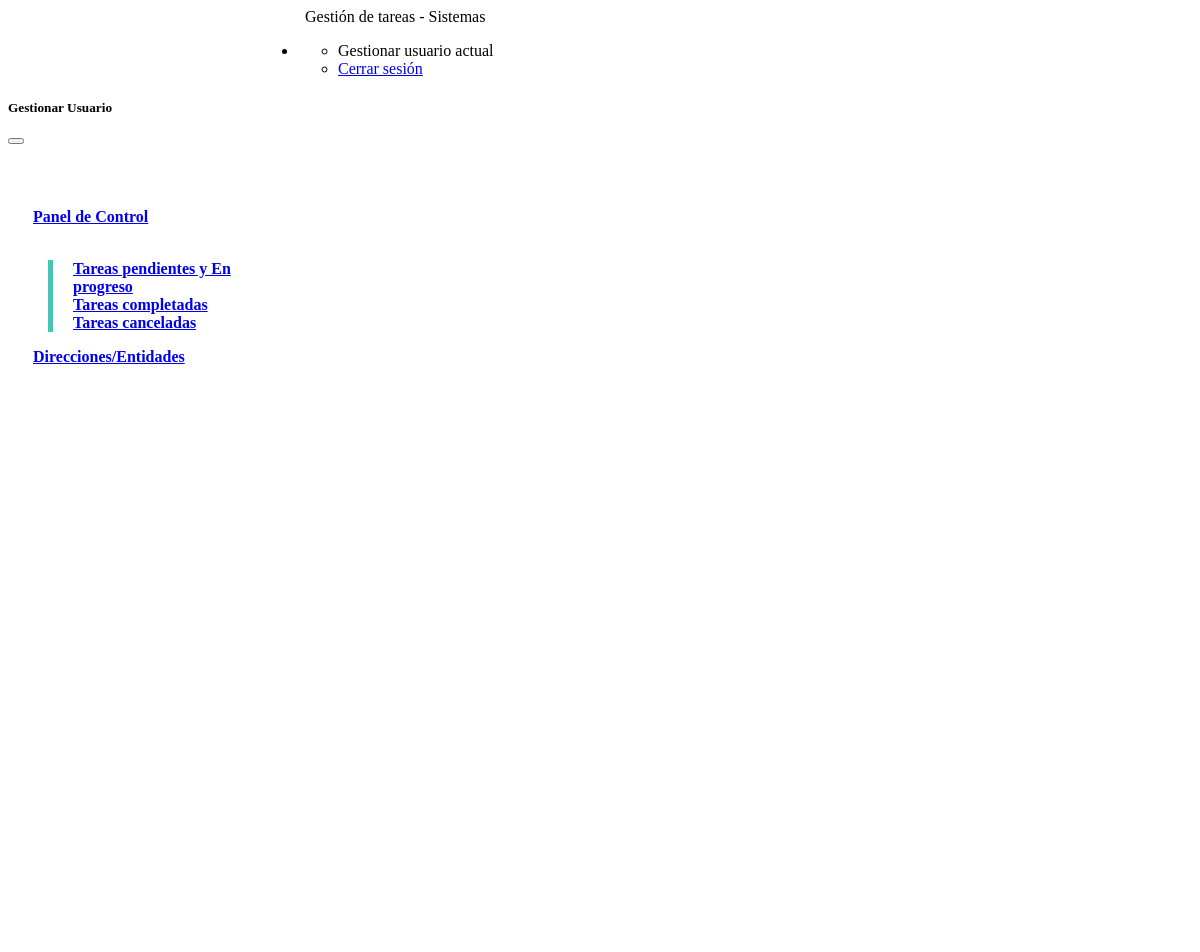
Page /vista/headerNav.php on the earlier database version.
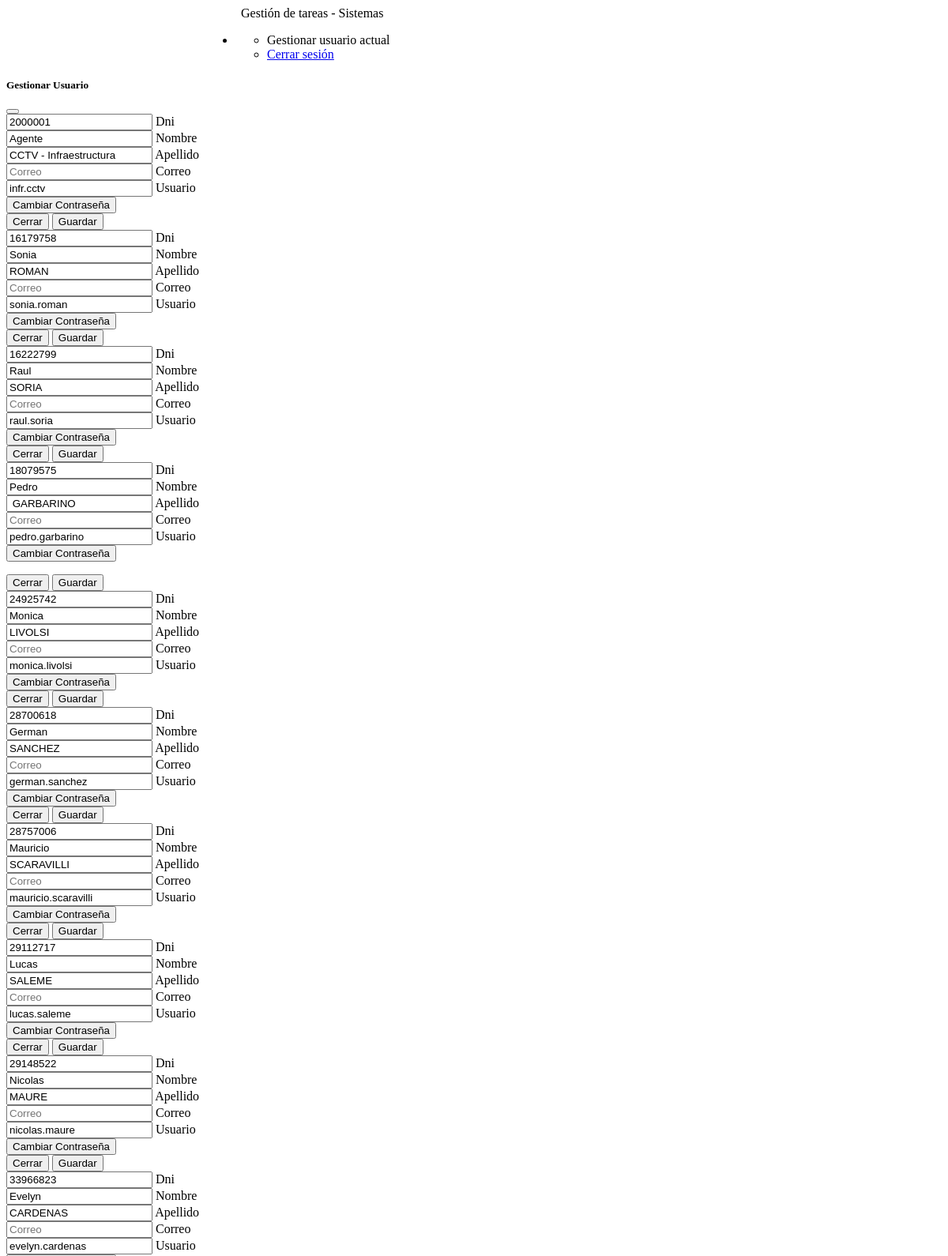
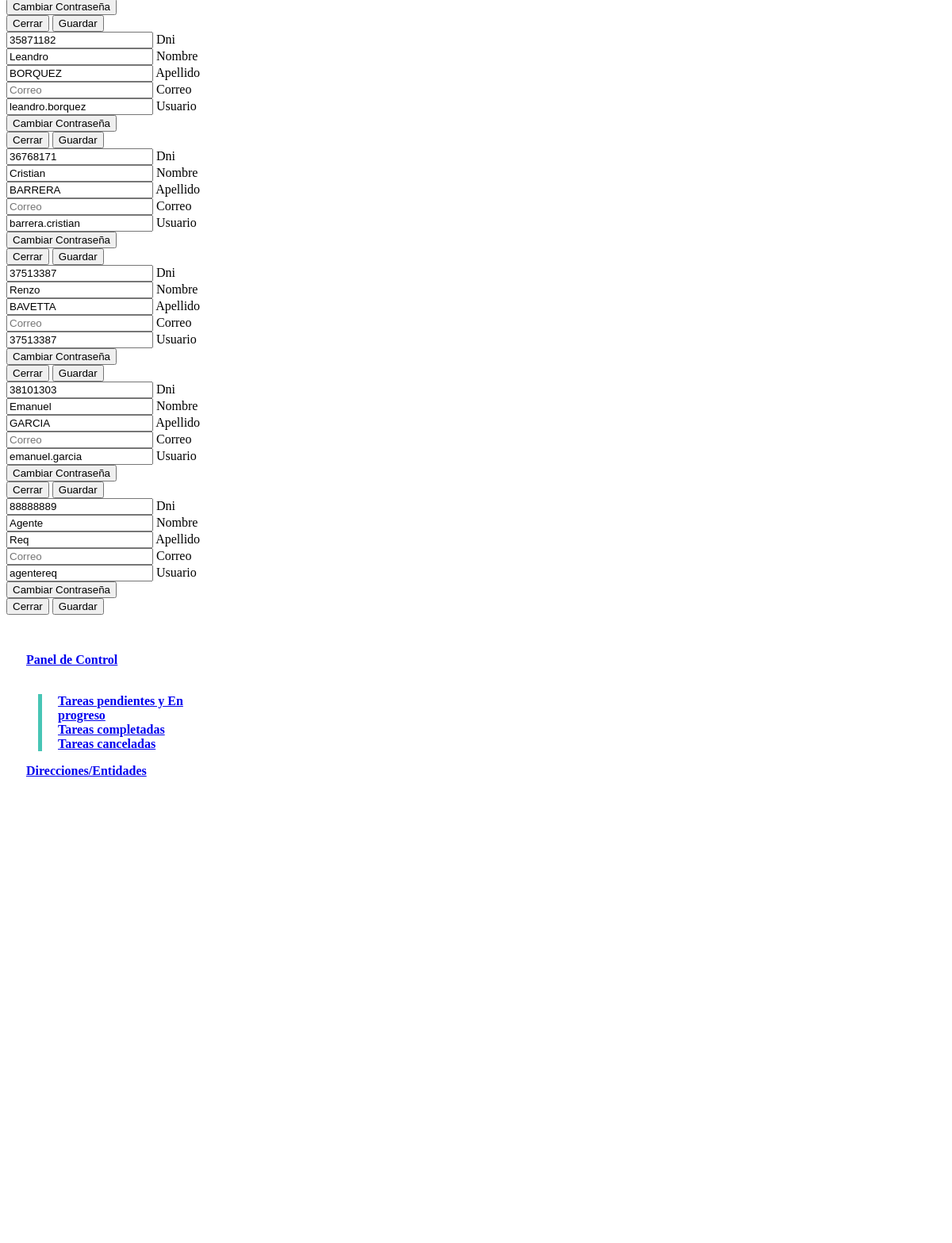
Same page on the later database version (2 pictures, top to bottom).
### tables this page shows
CREATE TABLE `usuario` (
  `dni` int(11) NOT NULL,
  `nombre` varchar(45) DEFAULT NULL,
  `apellido` varchar(45) DEFAULT NULL,
  `correo` varchar(45) DEFAULT NULL,
  `usuario` varchar(45) DEFAULT NULL,
  `contraseña` varchar(200) DEFAULT NULL,
  `idRol2` int(11) DEFAULT NULL,
  `motivoBaja` varchar(500) DEFAULT NULL,
  `ultimoAcceso` datetime DEFAULT NULL
);

### modelo/m_consultas.php (called while the page is built, shortened)
<?php
class Consultas extends Conexion
{
    public function listarDatosPersonales($usuario)
    {
        try {
            $link = parent::conexionBD();
            $sql = "SELECT * FROM usuario WHERE usuario = '$usuario' OR correo = '$usuario'";
            $result = mysqli_query($link, $sql);
            $i = 0;
            while ($row = mysqli_fetch_row($result)) {
                $datosPersonales[$i] = $row;
                $i++;
            }
        } catch (Exception $e) {
            $e->getMessage();
        }
        return $datosPersonales;
    }
}

### vista/headerNav.php (the view, shortened to what this page needs)
<nav id="navHeader" class="navbar navbar-expand-lg navbar-dark bg-dark fixed-top header">
    <div class="container-fluid">
        <div id="buttonText">
            <button id="iconToggle" type="button">
                <span class="navbar-toggler-icon"></span>
            </button>
            <a class="navbar-brand" style="margin-left: 5px;">Gestión de tareas - Sistemas</a>
        </div>
        <ul class="navbar-nav settingsUser">
            <li class="nav-item dropdown">
                <ul class="dropdown-menu dropdown-menu-dark dropdown-menu-end" aria-labelledby="navbarDarkDropdownMenuLink">
                    <li><a class="dropdown-item" type="button" data-bs-toggle="modal" data-bs-target="#exampleModal">Gestionar usuario actual</a></li>
                    <li><a class="dropdown-item" href="logout.php">Cerrar sesión</a></li>
                </ul>
            </li>
        </ul>
    </div>
</nav>
<div class="modal fade" id="exampleModal" tabindex="-1" aria-labelledby="exampleModalLabel" aria-hidden="true">
    <form action="../controlador/c_editarUsuario.php" method="post">
        <div class="modal-dialog">
            <div class="modal-content">
                <div class="modal-header">
                    <h5 class="modal-title" id="exampleModalLabel">Gestionar Usuario</h5>
                    <button type="button" class="btn-close" data-bs-dismiss="modal" aria-label="Close"></button>
                </div>
                <div class="modal-body">
                    <?php
                    require_once('../modelo/m_consultas.php');
                    $co = new Consultas();
                    $datosPersonales = $co->listarDatosPersonales($_SESSION['username']);
                    foreach ($datosPersonales as $row) {
                    ?>
                        <div class="form-floating mb-3 input">
                            <input type="number" name="dni" class="form-control" value="<?php echo $row[0]; ?>" id="floatingInput" placeholder="Dni" readonly>
                            <label for="floatingInput">Dni</label>
                        </div>
                        <div class="form-floating mb-3 input">
                            <input type="text" name="nombre" class="form-control" value="<?php echo $row[1]; ?>" id="floatingInput" placeholder="Nombre">
                            <label for="floatingInput">Nombre</label>
                        </div>
                        <div class="form-floating mb-3 input">
                            <input type="text" name="apellido" class="form-control" value="<?php echo $row[2]; ?>" id="floatingInput" placeholder="Apellido">
                            <label for="floatingInput">Apellido</label>
                        </div>
                        <div class="form-floating mb-3 input">
                            <input type="email" name="correo" class="form-control" value="<?php echo $row[3]; ?>" id="floatingInput" placeholder="Correo">
                            <label for="floatingInput">Correo</label>
                        </div>
                        <div class="form-floating mb-3 input">
                            <input type="text" name="user" class="form-control" value="<?php echo $row[4]; ?>" id="floatingInput" placeholder="Usuario">
                            <label for="floatingInput">Usuario</label>
                        </div>
                        <button type="button" id="btnCambiarPass" class="btn btn-warning">Cambiar Contraseña</button>
                </div>
                <div class="modal-footer">
                    <button type="button" class="btn btn-secondary" data-bs-dismiss="modal">Cerrar</button>
                    <button type="submit" class="btn btn-primary">Guardar</button>
                </div>
            <?php
                    }
            ?>
            </div>
        </div>
    </form>
</div>
<nav id="navSidebar" class="navbar-dark bg-dark fixed-top sidebar" style="display: flex; flex-direction: column; justify-content: space-between;">
    <div id="sidebarSuperior">
        <div id="txtRol">
            <span class="fs-4 titlePage">Reclamos</span>
        </div>
        <div class="navbar-nav bg-dark">
            <a class="nav-link" aria-current="page" href="inicio.php"><i class="bi bi-gear"></i>Panel de Control</a>
            <a class="nav-link" role="button" id="menuTarea" aria-current="page" style="display: flex; justify-content: space-between; align-items: center;">
                <div id="textItem">
                    <i class="bi bi-list-check"></i>
                    <span style="margin-left: -5px;">
                    </span>
                </div>
            </a>
            <ul class="navbar-nav" id="desplegarMenuTarea">
                <li class="nav-item">
                    <a class="nav-link" aria-current="page" href="index.php?accion=listarTareas&listado=actual">Tareas pendientes y En progreso</a>
                </li>
                <li class="nav-item">
                    <a class="nav-link" aria-current="page" href="index.php?accion=listarTareas&listado=completadas">Tareas completadas</a>
                </li>
                <li class="nav-item">
                    <a class="nav-link" aria-current="page" href="index.php?accion=listarTareas&listado=canceladas">Tareas canceladas</a>
                </li>
            </ul>
            <a class="nav-link" aria-current="page" href="index.php?accion=listarAreas"><i class="bi bi-list-ul"></i>Direcciones/Entidades</a>
        </div>
    </div>
    <div id="sidebarInferior">
        <p class="fs-6 fw-bold text-center">
        </p>
    </div>
</nav>

### vista/headerNav.php (style rules this page uses)
.header { margin-left: 250px; transition: 0.2s all; }
#buttonText { display: flex; align-items: center; }
#buttonText span { padding: 15px; }
#buttonText button { color: white; border-radius: 5px; transition: 0.1s all; background-color: transparent; border: none; }
.sidebar { width: 250px; height: 100%; color: white; transition: 0.2s all; }
.sidebar #txtRol { padding: 15px; }
.sidebar a { padding-left: 20px; padding-right: 20px; font-weight: bold; display: flex; align-items: center; }
.sidebar i { padding-right: 5px; }
.sidebar i { color: white; }
.sidebar #desplegarMenuTarea a { border-left: 5px solid #47c5b5; }

Differences in the rows shown:
added usuario: dni "2000001", nombre "Agente", apellido "CCTV - Infraestructura", user "infr.cctv"
added usuario: dni "16179758", nombre "Sonia", apellido "ROMAN", user "sonia.roman"
added usuario: dni "16222799", nombre "Raul", apellido "SORIA", user "raul.soria"
added usuario: dni "18079575", nombre "Pedro", apellido "GARBARINO", user "pedro.garbarino"
added usuario: dni "24925742", nombre "Monica", apellido "LIVOLSI", user "monica.livolsi"
added usuario: dni "28700618", nombre "German", apellido "SANCHEZ", user "german.sanchez"
added usuario: dni "28757006", nombre "Mauricio", apellido "SCARAVILLI", user "mauricio.scaravilli"
added usuario: dni "29112717", nombre "Lucas", apellido "SALEME", user "lucas.saleme"
added usuario: dni "29148522", nombre "Nicolas", apellido "MAURE", user "nicolas.maure"
added usuario: dni "33966823", nombre "Evelyn", apellido "CARDENAS", user "evelyn.cardenas"
added usuario: dni "35871182", nombre "Leandro", apellido "BORQUEZ", user "leandro.borquez"
added usuario: dni "36768171", nombre "Cristian", apellido "BARRERA", user "barrera.cristian"
added usuario: dni "37513387", nombre "Renzo", apellido "BAVETTA", user "37513387"
added usuario: dni "38101303", nombre "Emanuel", apellido "GARCIA", user "emanuel.garcia"
added usuario: dni "88888889", nombre "Agente", apellido "Req", user "agentereq"
